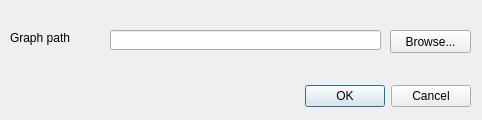
<?xml version="1.0" encoding="UTF-8"?>
<ui version="4.0">
 <class>GraphAnalysisDialogBase</class>
 <widget class="QDialog" name="GraphAnalysisDialogBase">
  <property name="geometry">
   <rect>
    <x>0</x>
    <y>0</y>
    <width>482</width>
    <height>120</height>
   </rect>
  </property>
  <property name="windowTitle">
   <string>Graph Analysis</string>
  </property>
  <widget class="QDialogButtonBox" name="button_box">
   <property name="geometry">
    <rect>
     <x>130</x>
     <y>80</y>
     <width>341</width>
     <height>32</height>
    </rect>
   </property>
   <property name="orientation">
    <enum>Qt::Horizontal</enum>
   </property>
   <property name="standardButtons">
    <set>QDialogButtonBox::Cancel|QDialogButtonBox::Ok</set>
   </property>
  </widget>
  <widget class="QLabel" name="label">
   <property name="geometry">
    <rect>
     <x>10</x>
     <y>30</y>
     <width>91</width>
     <height>16</height>
    </rect>
   </property>
   <property name="text">
    <string>Graph path</string>
   </property>
  </widget>
  <widget class="QLineEdit" name="lineEditGraphPath">
   <property name="geometry">
    <rect>
     <x>110</x>
     <y>30</y>
     <width>271</width>
     <height>20</height>
    </rect>
   </property>
  </widget>
  <widget class="QPushButton" name="pushButtonBrowse">
   <property name="geometry">
    <rect>
     <x>390</x>
     <y>30</y>
     <width>81</width>
     <height>23</height>
    </rect>
   </property>
   <property name="text">
    <string>Browse...</string>
   </property>
  </widget>
 </widget>
 <resources/>
 <connections>
  <connection>
   <sender>button_box</sender>
   <signal>accepted()</signal>
   <receiver>GraphAnalysisDialogBase</receiver>
   <slot>accept()</slot>
   <hints>
    <hint type="sourcelabel">
     <x>20</x>
     <y>20</y>
    </hint>
    <hint type="destinationlabel">
     <x>20</x>
     <y>20</y>
    </hint>
   </hints>
  </connection>
  <connection>
   <sender>button_box</sender>
   <signal>rejected()</signal>
   <receiver>GraphAnalysisDialogBase</receiver>
   <slot>reject()</slot>
   <hints>
    <hint type="sourcelabel">
     <x>20</x>
     <y>20</y>
    </hint>
    <hint type="destinationlabel">
     <x>20</x>
     <y>20</y>
    </hint>
   </hints>
  </connection>
 </connections>
</ui>
